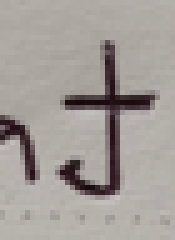
#> input picture image.png, 35 x 48 px (shown 5 times larger)
$ python -i segmenter.py   (imports and definitions only)
#> lines starting #> are read from the running program, lines starting #| are printed output that depends on the picture; after the words box and inside, x2 and y2 are one past the last pixel; in counts of white or black regions, pixels touching at a corner belong together
import cv2
import numpy as np
from PIL import Image

def segment_characters(image_path):
    """
    Segment individual characters from the input handwriting image using contour detection.

    Args:
        image_path (str): Path to the input handwriting image.

    Returns:
        List[PIL.Image.Image]: List of cropped character images as PIL Image objects.
    """
#> called with image_path = 'image.png'
    # Load the image in grayscale
    img = cv2.imread(image_path, cv2.IMREAD_GRAYSCALE)
#> img: shape (48, 35); min 0, max 194, mean 158.7

    if img is None:
        raise ValueError(f"Failed to load image at: {image_path}")

    # Apply Gaussian blur and binary threshold
    blurred = cv2.GaussianBlur(img, (5, 5), 0)
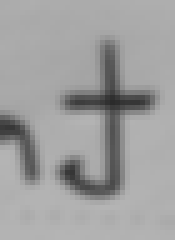
#> blurred: shape (48, 35) (shown 5 times larger); min 43, max 180, mean 158.7
    _, thresh = cv2.threshold(blurred, 0, 255, cv2.THRESH_BINARY_INV + cv2.THRESH_OTSU)
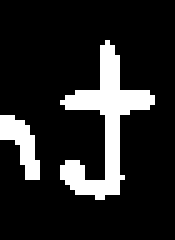
#> thresh: shape (48, 35) (shown 5 times larger); 15.1% white; 2 white regions, box (x1, y1, x2, y2) and area: (12, 8, 31, 40) 200, (0, 23, 8, 36) 53

    # Morphological operations to close gaps
    kernel = np.ones((3, 3), np.uint8)
    dilated = cv2.dilate(thresh, kernel, iterations=1)
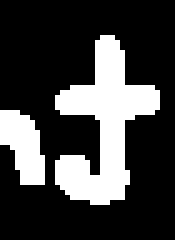
#> dilated: shape (48, 35) (shown 5 times larger); 25.4% white; 2 white regions

    # Find contours of potential characters
    contours, _ = cv2.findContours(dilated, cv2.RETR_EXTERNAL, cv2.CHAIN_APPROX_SIMPLE)
#> contours = 2 contours; box (x1, y1, x2, y2) and area: (11, 7, 32, 41) 278, (0, 22, 9, 37) 72

    # Sort contours left to right
    contours = sorted(contours, key=lambda c: cv2.boundingRect(c)[0])

    char_images = []

    for contour in contours:
        x, y, w, h = cv2.boundingRect(contour)

        # Filter out very small regions (likely noise)
        if w < 5 or h < 5:
            continue

        # Crop character from original grayscale image
        char_crop = img[y:y+h, x:x+w]

        # Convert to PIL Image
        char_pil = Image.fromarray(char_crop)
        char_images.append(char_pil)
#> this loop made 2 passes
#> (x, y, w, h) on passes 1 to 2: (0, 22, 9, 15), (11, 7, 21, 34)
#> pass 2, in segment_characters, `char_crop = img[y:y+h, x:x+w]`:
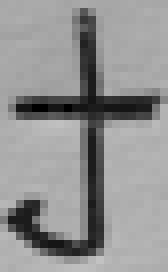
#> char_crop: shape (34, 21) (shown 8 times larger); min 0, max 194, mean 146.2
#> after the loop, char_images = 2 items

    return char_images

>>> result = segment_characters('image.png')
#> result = 2 items
